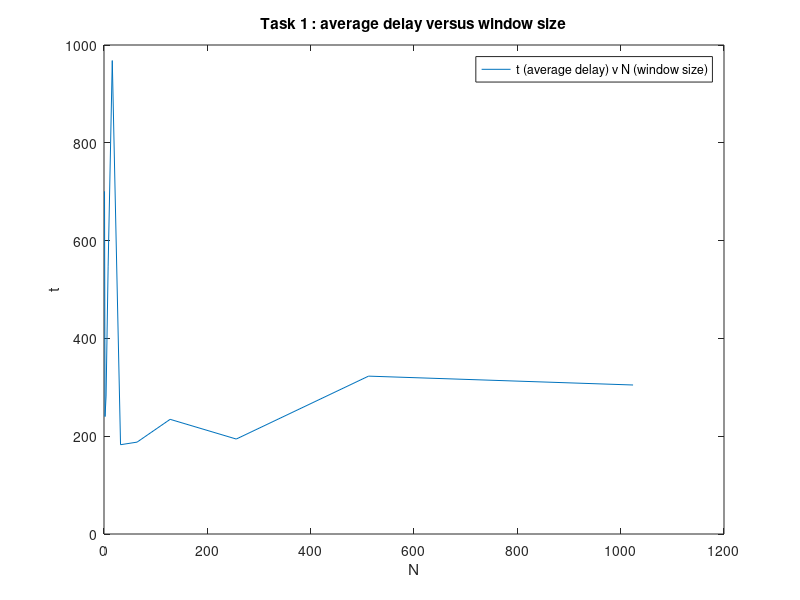
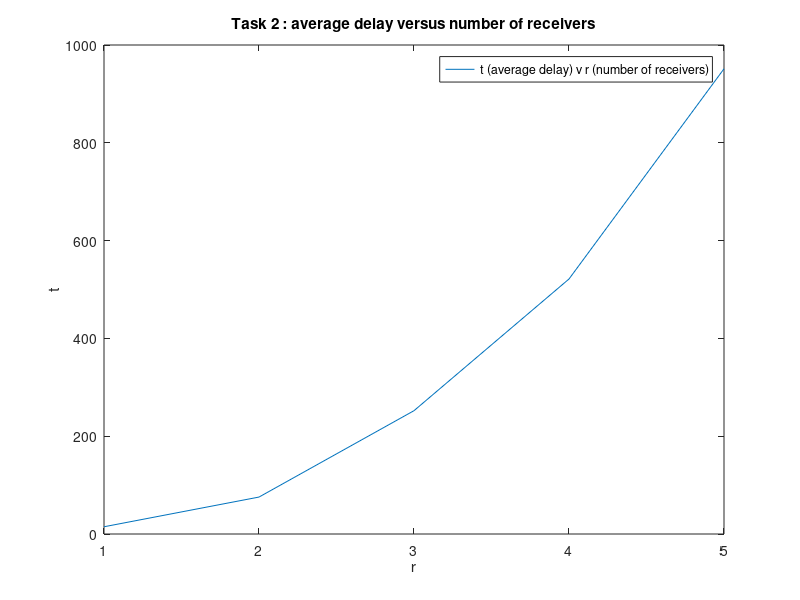
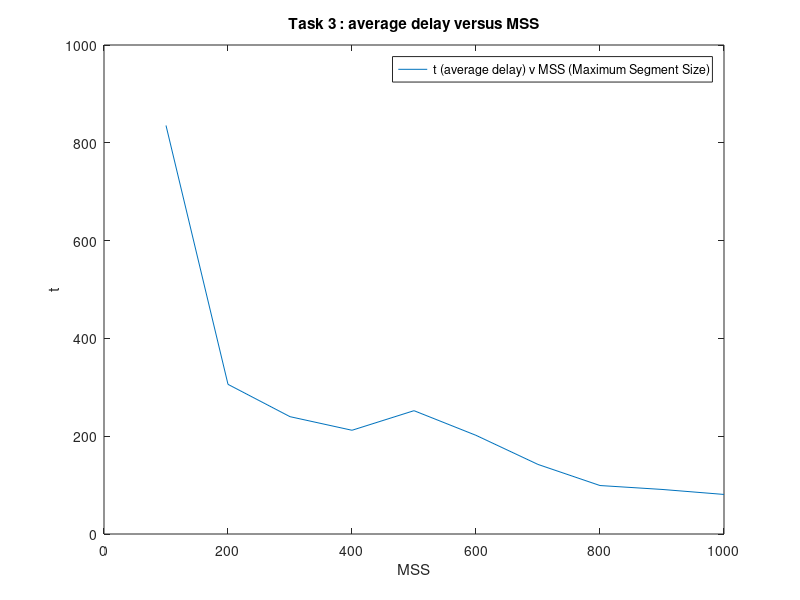
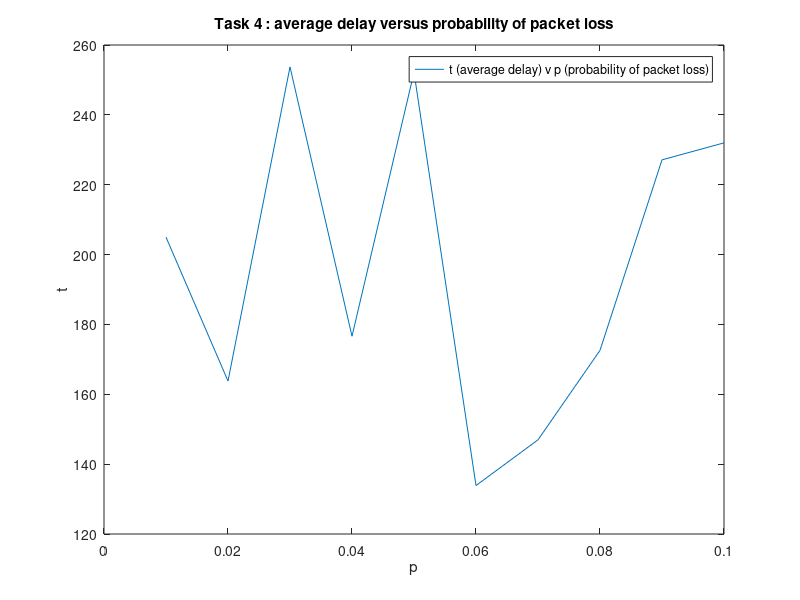

Write the MATLAB code that produced these figures, in order.
N=[1,2,4,8,16,32,64,128,256,512,1024]
t1=[700.812,240.156,282.1688,547.822,968.194,182.62,187.88,234.5,194.2,322.84,304.72]

r=[1,2,3,4,5]
t2=[14.795,75.54,252.186,521.478,951.36]

MSS=[100,200,300,400,500,600,700,800,900,1000]
t3=[835.45,306.044,239.94,212.142,252.186,201.78,142.26,99.12,91.14,80.9]

p=[0.01,0.02,0.03,0.04,0.05,0.06,0.07,0.08,0.09,0.10]
t4=[204.984,163.8,253.724,176.626,252.186,133.874,146.96,172.58,227.12,231.98]

plot(N,t1)
title("Task 1 : average delay versus window size")
xlabel("N")
ylabel("t")
legend("t (average delay) v N (window size)")

figure
plot(r,t2)
title("Task 2 : average delay versus number of receivers")
xlabel("r")
ylabel("t")
legend("t (average delay) v r (number of receivers)")

figure
plot(MSS,t3)
title("Task 3 : average delay versus MSS")
xlabel("MSS")
ylabel("t")
legend("t (average delay) v MSS (Maximum Segment Size)")

figure
plot(p,t4)
title("Task 4 : average delay versus probability of packet loss")
xlabel("p")
ylabel("t")
legend("t (average delay) v p (probability of packet loss)")
